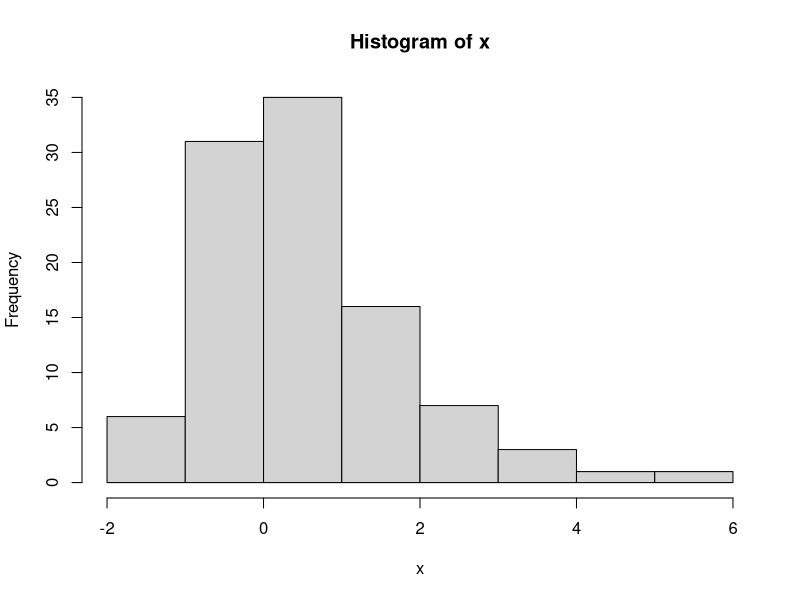
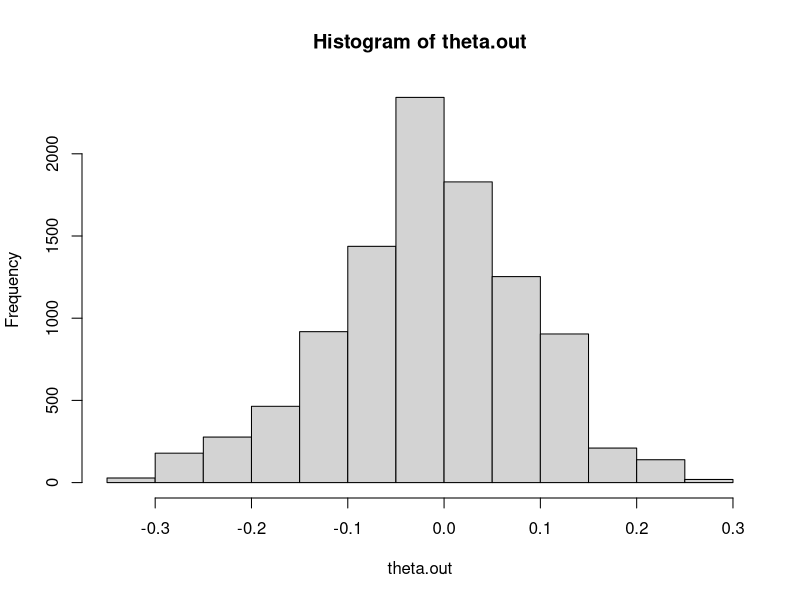
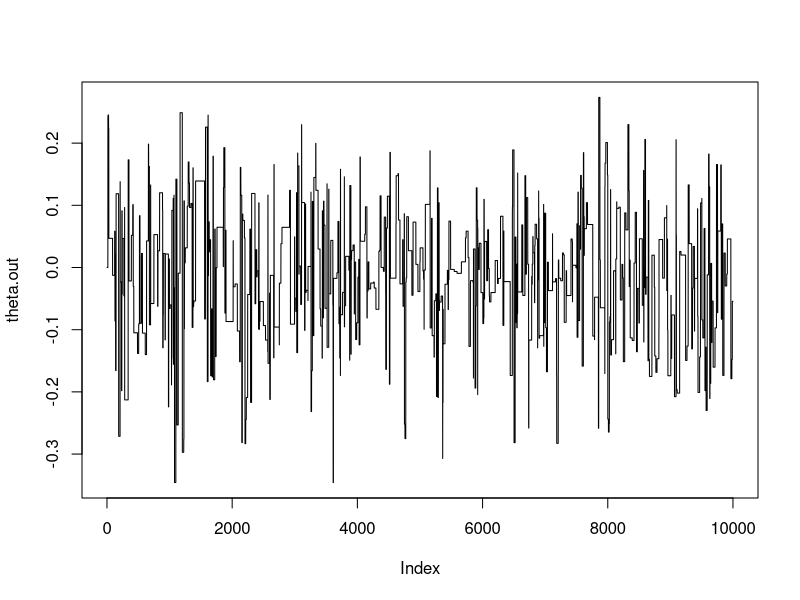
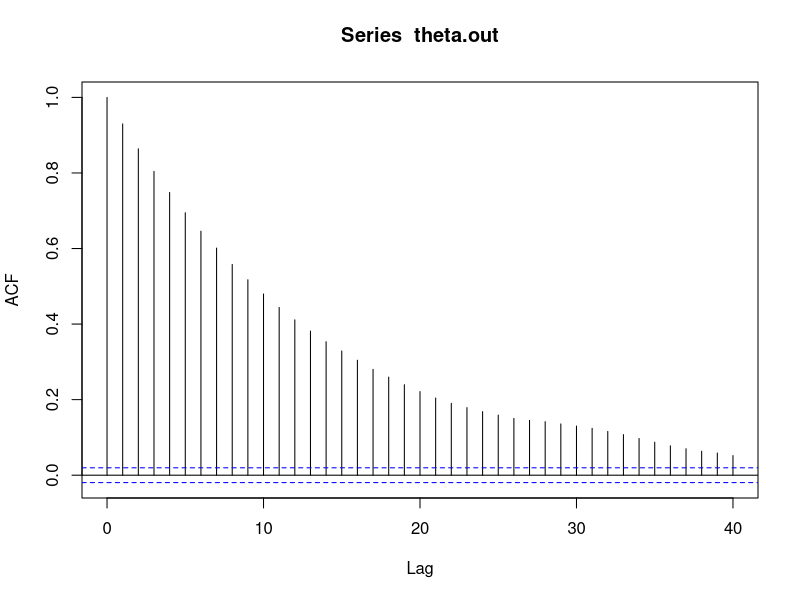
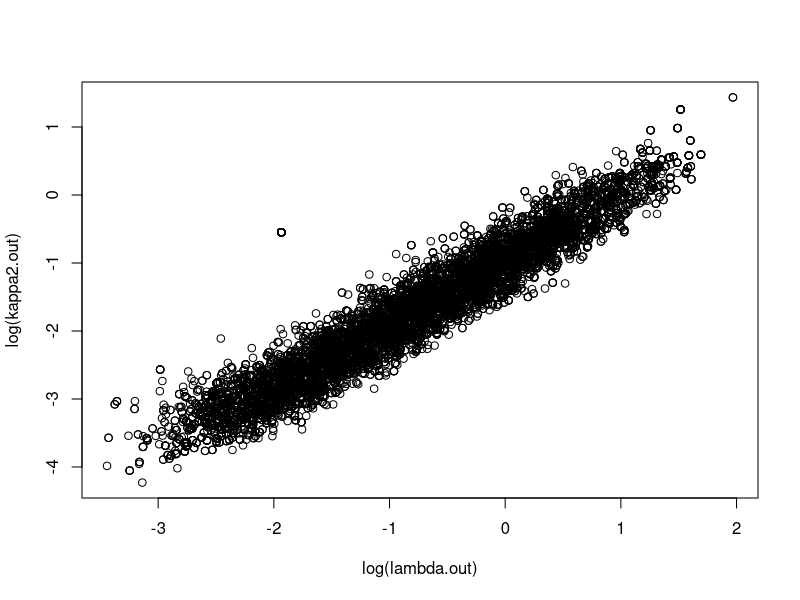
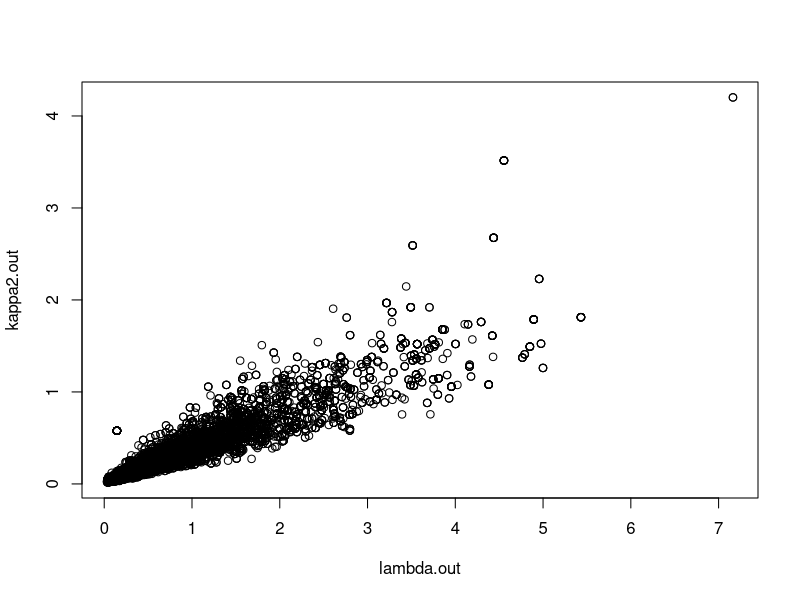
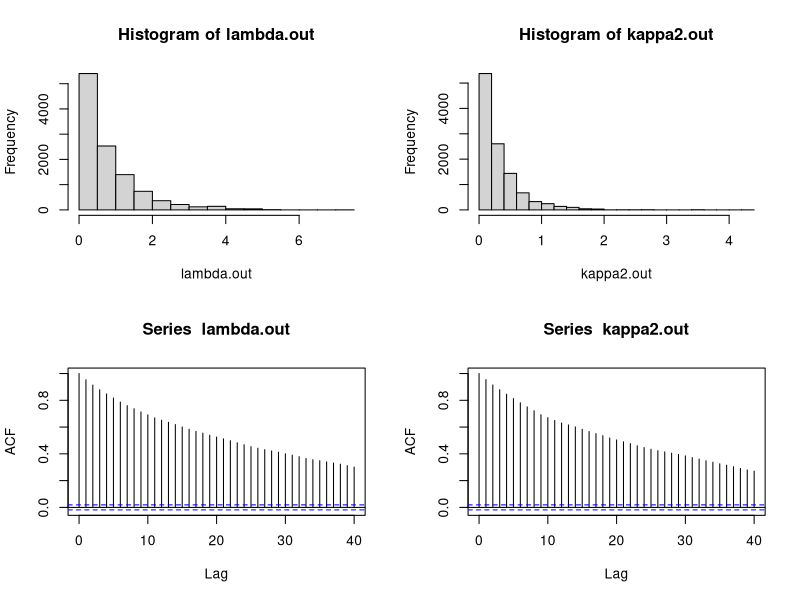

Source code (R) for these figures, in order:
####### Metropolis sampler for the Gumble problem
### x | \theta \sim Gumble(\theta)
### \theta \sim normal(xi, kappa^2)


### Generate data (true theta=0)
x <- -log(-log(runif(100)))
quartz()
hist(x)

### Prior Parameters
xi <- 0
kappa2 <- 1

### Number of iterations
r <- 10000
#Variance of proposal
tau2 <- 5

### Initial value
thetac <- 0

###Output
theta.out <- rep(0, r)
aceptrate <- 0

### Density of the Gumble distribution
dgumble <- function(x, theta, log.d=F){
  z <- -(x-theta) - exp( -(x-theta))
  if(log.d == F){
    return(exp(z))
  }else{
    return(z)
  }
}

### Random walk metropolis algorithm
for(s in 1:r){
  thetap <- rnorm(1, thetac, sqrt(tau2))
  alph <- sum(dgumble(x, thetap, log.d=T)) - sum(dgumble(x, thetac, log.d=T))  # Note that the likelihood and prior are evaluated in the logarithmic scale to avoid overflow
  alph <- alph + dnorm(thetap, xi, sqrt(kappa2), log=T) - dnorm(thetac, xi, sqrt(kappa2), log=T)
  u <- runif(1, 0, 1)
  if(log(u) < alph){  #Comparisons are also made in the log scale, and there is no need to compute the minimum.
    thetac <- thetap
    aceptrate <- aceptrate + 1
  }
  print(s)
  theta.out[s] <- thetac
}

print(paste("Acceptance rate is ", aceptrate/r))

quartz()
#par(mfrow=c(2,2))
hist(theta.out)

quartz()
plot(theta.out, type="l")
quartz()
acf(theta.out)
summary(theta.out)











####### Gaussian Process example
# y | \lambda, \kappa2 \sim \normal(0, \Sigma(\lambda,\kappa2))
# \lambda \sim Gamma(a_lambda, b_lambda)
# \kappa2 \sim Gamma(a_kappa2, b_kappa2)

### Basic functions
rm(list=ls())
library(mvtnorm)

construct.Sigma = function(xst1, xst2, kappa2, lambda){
  Sigma    = kappa2*exp(-abs(outer(xst1, xst2, "-"))/lambda)
  return(Sigma)
}

sample.Sigma = function(lambda, kappa2, Sigma, xst, y, Omega, alambda, blambda, akappa2, bkappa2){
  # This could be improved if we coded the density of the multivariate normal ourselves in terms of Sigma^{-1} and stored it (would save one inversion per iteration)
  n         = length(y)
  temp      = rmvnorm(1, c(log(lambda),log(kappa2)), Omega)
  lambdap   = exp(temp[1])
  kappa2p   = exp(temp[2])
  Sigmap    = construct.Sigma(xst, xst, kappa2p, lambdap)
  laceptr   = dmvnorm(y, rep(0, n), Sigmap, log=T) - dmvnorm(y, rep(0, n), Sigma, log=T)
  laceptr   = laceptr + dgamma(lambdap, alambda, scale=blambda, log=T) - dgamma(lambda, alambda, scale=blambda, log=T)
  laceptr   = laceptr + dgamma(kappa2p, akappa2, scale=bkappa2, log=T) - dgamma(kappa2, akappa2, scale=bkappa2, log=T)
  laceptr   = laceptr + log(lambdap) - log(lambda)
  laceptr   = laceptr + log(kappa2p) - log(kappa2)
  
  u = runif(1,0,1)
  if(log(u)<laceptr){
    lambda   = lambdap
    kappa2   = kappa2p
    Sigma    = Sigmap
    aceptr   = 1
  }else{
    aceptr   = 0
  }
  return(list(lambda=lambda, kappa2=kappa2, Sigma=Sigma, aceptr=aceptr))
}

### Generate data
n        = 30
xst      = runif(n, 0, 1)
lambda.t = 0.2
kappa2.t = 0.2
Sigma    = construct.Sigma(xst, xst, kappa2.t, lambda.t)
Sigma
y        = as.vector(rmvnorm(1, rep(0, n), Sigma))

### Prior parameters
akappa2 = 1
bkappa2 = 1
alambda = 1
blambda = 1

### Initial values
kappa2 = rgamma(1, akappa2, scale=bkappa2)
lambda = rgamma(1, alambda, scale=blambda)

### Default initial value for tuning parameter
Omega = matrix(c(0.3, 0, 0, 0.3), 2, 2)
#Omega = 2.38^2*matrix(c(0.3, 0.24, 0.24, 0.25), 2, 2)/2   #Obtained using the posterior variance

#Omega = matrix(c(0.745, 0.657, 0.657, 0.651), 2, 2)

### Setup number iterations
burn = 1000
repl = 11000
lambda.out = rep(0,repl)
kappa2.out = rep(0,repl)
aceptr.mh  = 0

for(s in 1:repl){
  temp   = sample.Sigma(lambda, kappa2, Sigma, xst, y, Omega, alambda, blambda, akappa2, bkappa2)
  lambda = temp$lambda
  kappa2 = temp$kappa2
  Sigma  = temp$Sigma
  aceptr.mh = aceptr.mh + temp$aceptr
  if(s/1000==floor(s/1000)){
    print(s)
  }
  lambda.out[s] = lambda
  kappa2.out[s] = kappa2
}

print(aceptr.mh/repl)

print(summary(lambda.out))
print(summary(kappa2.out))

quartz()
plot(log(lambda.out),log(kappa2.out))
quartz()
plot(lambda.out,kappa2.out)
quartz()
par(mfrow=c(2,2))
hist(lambda.out)
hist(kappa2.out)
acf(lambda.out)
acf(kappa2.out)



